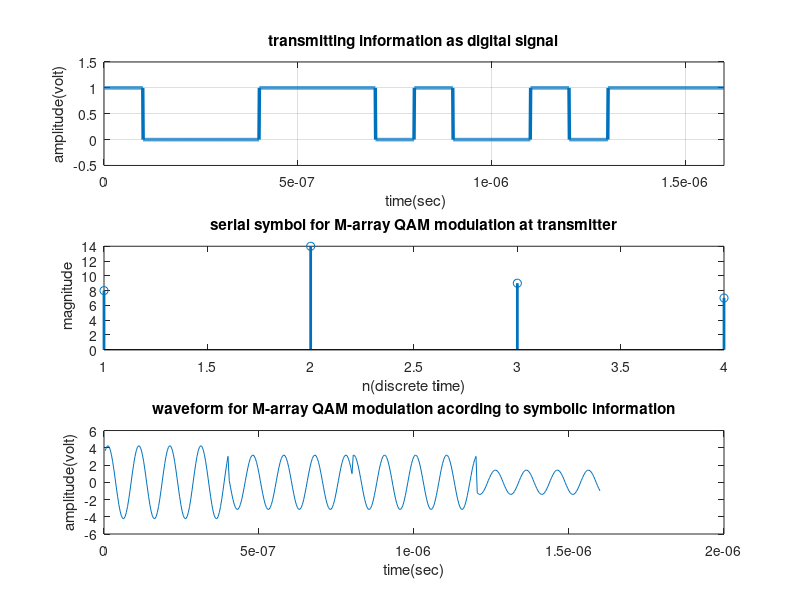
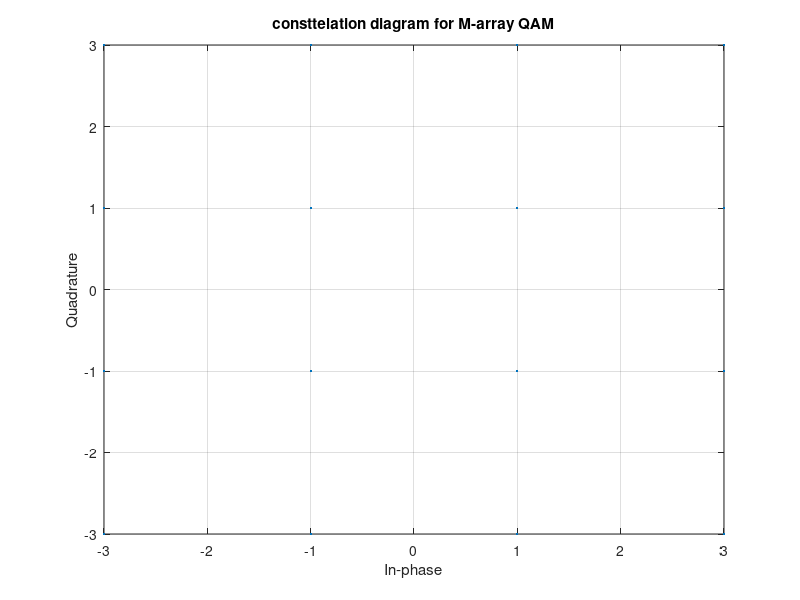
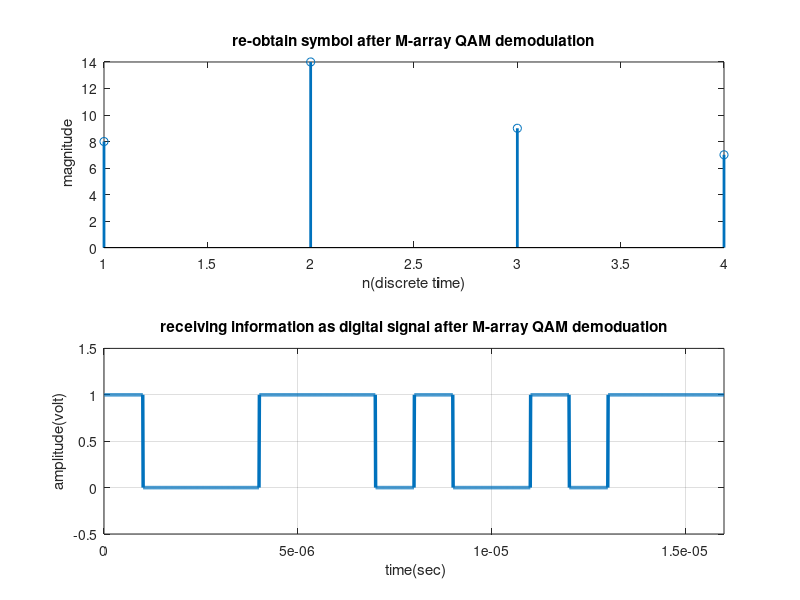

Reproduce these figures in MATLAB, in order.
%>>>>>>>>>>>>>>>>>> Matlab code for M ary-QAM modulation >>>>>>>>>>>>>>>>>%
clc;
clear all;
close all;
M=16;
%M=input(' enter the value of M array for QAM modulation : ');
fprintf('\n\n\n');
%XXXXXXXXXXXXXXXXXXXXXXXXXXX input  chaking loop XXXXXXXXXXXXXXXXXXXXXXXXXX
Ld=log2(M);
ds=ceil(Ld);
dif=ds-Ld;
if(dif~=0)
   error('the value of M is only acceptable if log2(M)is an integer');
end
%XXXXXXXXXXXXXXXXXXX binary Information Generation XXXXXXXXXXXXXXXXXXXXXXXX
nbit=16;                                        %number of information bits
msg=round(rand(nbit,1));            % information generation as binary form
disp(' binary information at transmitter ');
disp(msg);
fprintf('\n\n');
%XX representation of transmitting binary information as digital signal XXX
x=msg;
bp=1e-7;                                                    % bit period
bit=[]; 
for n=1:1:length(x)
    if x(n)==1;
       se=ones(1,100);
    else x(n)==0;
        se=zeros(1,100);
    end
     bit=[bit se];
end
t1=bp/100:bp/100:100*length(x)*(bp/100);
figure(1)
subplot(3,1,1);
plot(t1,bit,'lineWidth',2.5);grid on;
axis([ 0 bp*length(x) -.5 1.5]);
ylabel('amplitude(volt)');
xlabel(' time(sec)');
title('transmitting information as digital signal');
% binary information convert into symbolic form for M-array QAM modulation
% order of QAM modulation
msg_reshape=reshape(msg,log2(M),nbit/log2(M))';
disp(' information are reshaped for convert symbolic form');
disp(msg_reshape);
fprintf('\n\n');
size(msg_reshape);
for(j=1:1:nbit/log2(M))
   for(i=1:1:log2(M))
       a(j,i)=num2str(msg_reshape(j,i));
   end
end
as=bin2dec(a);
ass=as';
figure(1)
subplot(3,1,2);
stem(ass,'Linewidth',2.0);
title('serial symbol for M-array QAM modulation at transmitter');
xlabel('n(discrete time)');
ylabel(' magnitude');
disp('symbolic form information for M-array QAM ');
disp(ass);
fprintf('\n\n');
%XXXXXXXXXXXXXX Mapping for M-array QAM modulation XXXXXXXXXXXXXXXXXXXXXXXX
x1=[0:M-1];
p=qammod(ass,M)    %constellation design for M-array QAM acording to symbol
sym=0:1:M-1;     % considerable symbol of M-array QAM, just for scatterplot
pp=qammod(sym,M);                    %constellation diagram for M-array QAM         
scatterplot(pp),grid on;
title('consttelation diagram for M-array QAM');
%XXXXXXXXXXXXXXXXXXXXXX  M-array QAM modulation XXXXXXXXXXXXXXXXXXXXXXXXXXX
RR=real(p)
II=imag(p)
sp=bp*log2(M);                               %symbol period for M-array QAM
sr=1/sp;                                                      % symbol rate
f=1/bp;
t=sp/100:sp/100:sp;
ss=length(t);
m=[];
for(k=1:1:length(RR))
    yr=RR(k)*cos(2*pi*f*t);                     % inphase or real component
    yim=II(k)*sin(2*pi*f*t);            % Quadrature or imagenary component 
    y=yr+yim;
    m=[m y];
end
tt=sp/100:sp/100:sp*length(RR);
figure(1);
subplot(3,1,3);
plot(tt,m);
title('waveform for M-array QAM modulation acording to symbolic information');
xlabel('time(sec)');
ylabel('amplitude(volt)');

%XXXXXXXXXXXXXXXXXXXX M-array QAM demodulation XXXXXXXXXXXXXXXXXXXXXXXXXXXX
m1=[];
m2=[];
for n=ss:ss:length(m)
  t=sp/100:sp/100:sp;
  y1=cos(2*pi*f*t);                                     % inphase component
  y2=sin(2*pi*f*t);                                  % quadrature component
  mm1=y1.*m((n-(ss-1)):n);                                    
  mm2=y2.*m((n-(ss-1)):n);                                    
  z1=trapz(t,mm1)                                             % integration
  z2=trapz(t,mm2)                                             % integration
  zz1=round(2*z1/sp)
  zz2=round(2*z2/sp)
  m1=[m1 zz1]
  m2=[m2 zz2]
end
%XXXXXXXXXXXXXXXXXXX de-mapping for M-array QAM modulation XXXXXXXXXXXXXXXX
clear i;
clear j;
for (k=1:1:length(m1))  
gt(k)=m1(k)+j*m2(k);
end
gt
ax=qamdemod(gt,M);
figure(3);
subplot(2,1,1);
stem(ax,'linewidth',2);
title(' re-obtain symbol after M-array QAM demodulation ');
xlabel('n(discrete time)');
ylabel(' magnitude');
disp('re-obtain symbol after M-array QAM demodulation ');
disp(ax);
fprintf('\n\n');
bi_in=dec2bin(ax);
[row col]=size(bi_in);
p=1;
 for(i=1:1:row)
     for(j=1:1:col)
         re_bi_in(p)=str2num(bi_in(i,j));
         p=p+1;
     end
 end 
disp('re-obtain binary information after M-array QAM demodulation');
disp(re_bi_in')
fprintf('\n\n');
%XX representation of receiving binary information as digital signal XXXXXX
x=re_bi_in;
bp=.000001;                                                    % bit period
bit=[]; 
for n=1:1:length(x)
    if x(n)==1;
       se=ones(1,100);
    else x(n)==0;
        se=zeros(1,100);
    end
     bit=[bit se];
end
t1=bp/100:bp/100:100*length(x)*(bp/100);
figure(3)
subplot(2,1,2);
plot(t1,bit,'lineWidth',2.5);grid on;
axis([ 0 bp*length(x) -.5 1.5]);
ylabel('amplitude(volt)');
xlabel(' time(sec)');
title('receiving information as digital signal after M-array QAM demoduation');
%>>>>>>>>>>>>>>>>>>>>>>>>>>>>>>>>> end of program <<<<<<<<<<<<<<<<<<<<<<<<<
